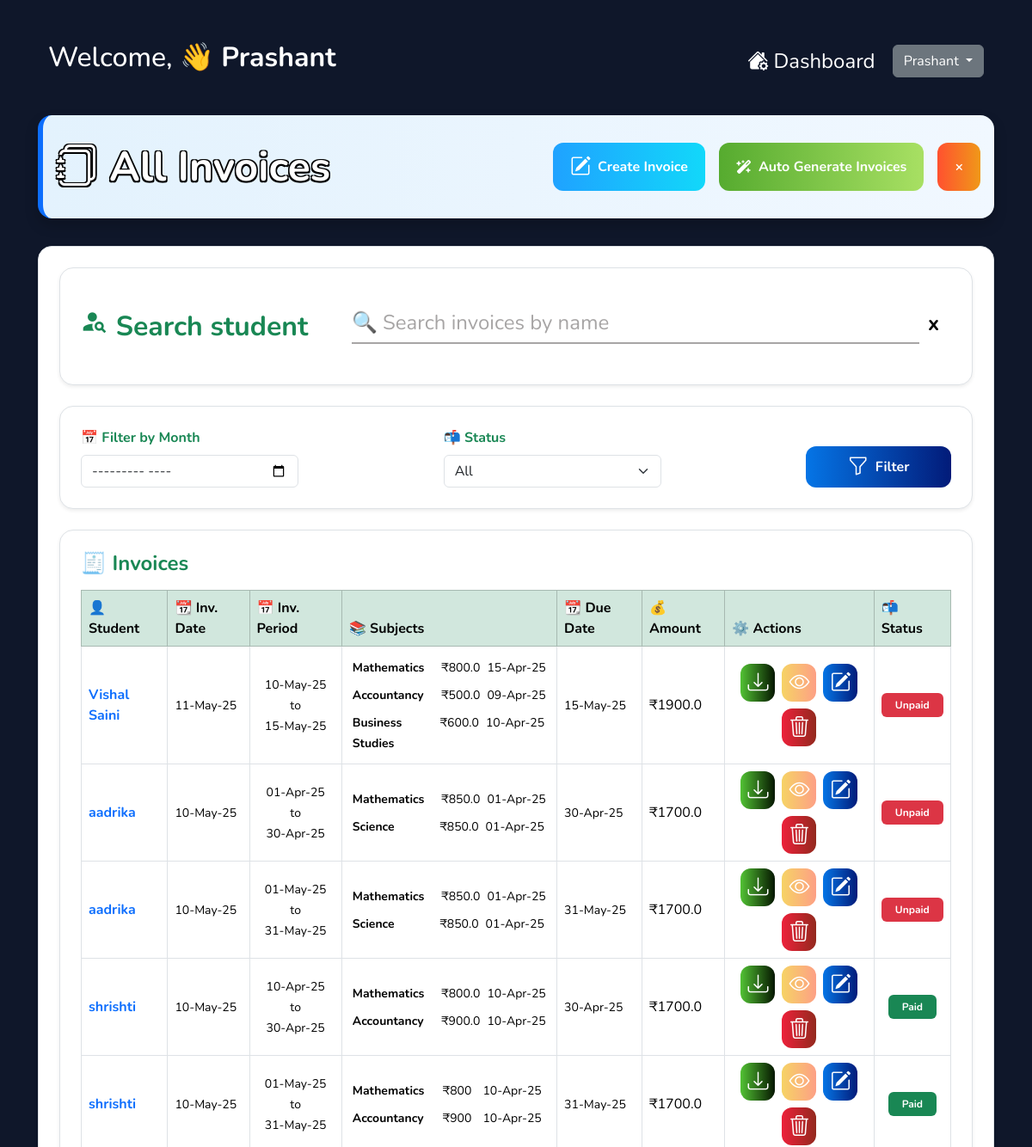
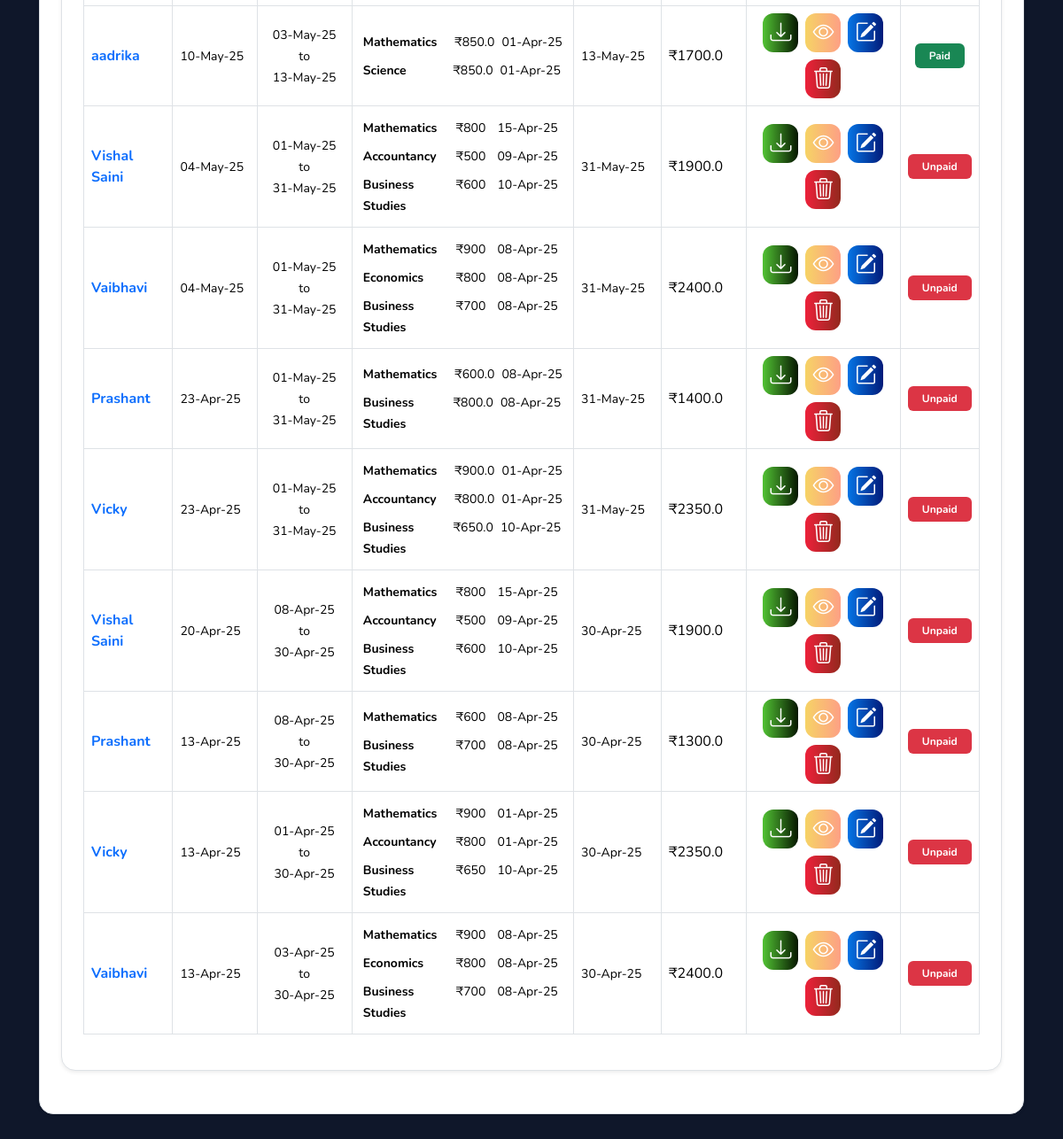
/invoices (signed in), run on the app's committed database (2 pictures, top to bottom).
### models.py (models this page shows, shortened)
class Student(db.Model):
    id = db.Column(db.Integer, primary_key=True)
    name = db.Column(db.String(100), nullable=False)
    class_name = db.Column(db.String(10), nullable=False)
    mobile = db.Column(db.String(15), nullable=False)
    alternate_phone = db.Column(db.String(15))
    email = db.Column(db.String(100))
    school = db.Column(db.String(100))
    joining_date = db.Column(db.Date, nullable=False, default=date.today)
    payment_type = db.Column(db.String(10), nullable=False)  # Monthly or Yearly
    subjects_fees = db.Column(JSON, nullable=False)
    notes = db.Column(db.Text)
    invoices = db.relationship('Invoice', backref='student', lazy=True, cascade="all, delete-orphan")
    def update_subjects_received_till(self):
        for invoice in sorted(self.invoices, key=lambda x: x.to_date, reverse=True):
            if invoice.status == 'paid':
                for subject in invoice.subjects:
                    current = self.subjects_fees.get(subject, {}).get("received_till")
                    to_date_str = invoice.to_date.strftime("%Y-%m-%d")
                    if not current or datetime.strptime(to_date_str, "%Y-%m-%d").date() > datetime.strptime(current, "%Y-%m-%d").date():
                        if subject in self.subjects_fees:
                            self.subjects_fees[subject]["received_till"] = to_date_str
                break  # Only update based on latest paid invoice

class Invoice(db.Model):
    id = db.Column(db.Integer, primary_key=True)
    student_id = db.Column(db.Integer, db.ForeignKey('student.id'), nullable=False)
    invoice_date = db.Column(db.Date, nullable=False, default=datetime.utcnow)  # When invoice is generated
    from_date = db.Column(db.Date, nullable=False)  # Start of invoice period
    to_date = db.Column(db.Date, nullable=False)    # End of invoice period
    fee_received_on = db.Column(db.Date)            # Actual payment date (if received)
    amount = db.Column(db.Float, nullable=False)            # Invoice total
    amount_received = db.Column(db.Float, default=0.0)       # Payment received
    pending = db.Column(db.Float, default=0.0)               # Auto: amount - amount_received
    advance_payment = db.Column(db.String(10))               # 'yes' or 'no'
    payment_mode = db.Column(db.String(20))                  # 'online' or 'cash'
    payment_note = db.Column(db.Text)
    subjects = db.Column(JSON, nullable=False)
    status = db.Column(db.String(20), default='unpaid')      # 'paid' or 'unpaid'
    invoice_note = db.Column(db.Text)
    transactions = db.relationship('PaymentTransaction', back_populates='invoice', lazy=True)
    def update_summary(self):
        total_received = sum(t.amount for t in self.transactions)
        self.amount_received = total_received
        self.pending = self.amount - total_received
        self.fee_received_on = max((t.received_on for t in self.transactions), default=None)
        self.status = 'paid' if self.pending <= 0 else 'unpaid'

### app.py (the view, shortened to what this page needs)
@app.route('/invoices')
def invoices():
    if not session.get('logged_in'):
        return redirect(url_for('login'))
    month = request.args.get('month') or None
    status = request.args.get('status') or None
    invoices_query = Invoice.query
    if status and status.lower() in ['paid', 'unpaid']:
        invoices_query = invoices_query.filter_by(status=status.lower())
    invoices = invoices_query.order_by(Invoice.invoice_date.desc()).all()
    updated_students = set()
    for invoice in invoices:
        invoice.update_summary()
        updated_students.add(invoice.student)  # Avoid redundant updates
    for student in updated_students:
        student.update_subjects_received_till()
    db.session.commit()
    students = Student.query.all()
    return render_template('invoices.html', invoices=invoices, students=students, selected_month=month or '', selected_status=status or '')

### app.py (called while the page is built)
@app.context_processor
def inject_csrf_token():
    return dict(csrf_token=generate_csrf)

@app.template_filter('str_to_date')
def str_to_date(value, format='%Y-%m-%d'):
    try:
        return datetime.strptime(value, format)
    except Exception:
        return value  # Return original if parsing fails

@app.template_filter('format_date')
def format_date(value, format='%d-%b-%Y'):
    try:
        return value.strftime(format)
    except Exception:
        return value

### templates/invoices.html (shortened to what this page needs)
{% extends 'base.html' %}
{% block content %}
<div class="page-head gr-bg-white">
  <div class="fancy-heading"><i class="bi bi-journals fancy-heading"></i> All Invoices</div>
  <div class="d-flex gap-3">
    <button type="button" class="btn-gradient btn-blue" data-bs-toggle="modal" data-bs-target="#studentSearchModal" source="invoices"
        data-back-url="{{ url_for('invoices') }}" onclick="document.getElementById('confirmSelection').dataset.action = 'create-invoice'">
        <i class="bi bi-pencil-square"></i> Create Invoice</button>
      <a href="{{ url_for('generate_invoices') }}" class="btn-gradient btn-green"><i class="fa-solid fa-wand-magic-sparkles"></i> Auto Generate Invoices</a>
      <a href="{{ url_for('dashboard') }}" class="btn-gradient btn-red" title="Close">×</a>
  </div>
</div>
<div class="bg-white border rounded-4 shadow-sm p-4 mb-4">
  <div class="bg-white border rounded-4 shadow-sm p-4 mb-4">
    <div class="search-container mt-3 mb-3">
      <span class="search-text fw-bold"><span class="material-icons fs-2">person_search</span> Search student</span>
      <div class="input-wrapper">
        <input type="text" id="invoiceSearchInput" class="search-input" placeholder="🔍 Search invoices by name">
        <button class="clear-button fw-bold" onclick="clearSearch(event)" tabindex="0">x</button>
      </div>
    </div>
  </div>
  <div class="bg-white border rounded-4 shadow-sm p-4 mb-4 text-success">
    <form method="get" class="d-flex flex-wrap justify-content-between gap-2">
      <div class="col-md-3 fw-bold">
        <label for="month" class="form-label">📅 Filter by Month</label>
        <input type="month" class="form-control" name="month" id="month" value="{{ selected_month }}">
      </div>
      <div class="col-md-3 fw-bold">
        <label for="status" class="form-label">📬 Status</label>
        <select class="form-select" name="status" id="status">
          <option value="">All</option>
        </select>
      </div>
      <div class="col-md-2 d-flex align-items-end">
        <button type="submit" class="icon-gradient gr-bg-blue-h px-4 w-100"><i class="bi bi-funnel"></i> Filter</button>
      </div>
    </form>
  </div>
  {% if invoices %}
  <div class="bg-white border rounded-4 shadow-sm p-4 mb-4">
  <h4 class="mb-3 text-success fw-bold">🧾 Invoices</h4>
    <div class="table-responsive">
      <table class="table table-bordered table-hover align-middle">
        <thead class="table-success">
          <tr>
            <th>👤 Student</th>
            <th>📆 Inv. Date</th>
            <th>📅 Inv. Period</th>
            <th>📚 Subjects</th>
            <th>📆 Due Date</th>
            <th>💰 Amount</th>
            <th>⚙️ Actions</th>
            <th>📬 Status</th>
          </tr>
        </thead>
        <tbody>
          {% for invoice in invoices %}
          <tr class="invoice-row" data-name="{{ invoice.student.name | lower }}">
            <td><a href="{{ url_for('view_student', student_id=invoice.student.id, from_='invoices') }}"><strong>{{ invoice.student.name }}</strong></a></td>
            <td><small>{{ invoice.invoice_date.strftime('%d-%b-%y') }}</small></td>
            <td class="text-center"><div><small>{{ invoice.from_date.strftime('%d-%b-%y') }}</small></div><div><small>to</small></div><div><small>{{ invoice.to_date.strftime('%d-%b-%y') }}</small></div></td>
            <td>
              {% for subject, details in invoice.subjects.items() %}
              <table class="table table-borderless table-sm mb-0" style="width: 100%;">
                <tr>
                  <td style="width: 45%;"><small><strong>{{ subject }}</strong></small></td>
                  <td style="width: 20%;"><small>₹{{ details.fee }}</small></td>
                  <td style="width: 35%;"><small>{{ details.start_date | str_to_date | format_date('%d-%b-%y') }}</small></td>
                </tr>
              </table>
              {% endfor %}
            </td>
            <td><small>{{ invoice.to_date.strftime('%d-%b-%y') }}</small></td>
            <td>₹{{ invoice.amount }}</td>
            <td class="text-center">
            <div class="d-flex flex-wrap gap-2 justify-content-center">
              <a href="{{ url_for('invoice_pdf', invoice_id=invoice.id) }}" class="icon-gradient gr-bg-green-h act-btn" title="Download PDF"><i class="bi bi-download"></i></a>
              <a href="{{ url_for('view_invoice', invoice_id=invoice.id) }}" class="icon-gradient gr-bg-orange act-btn" title="View Invoice"><i class="bi bi-eye"></i></a>
              <a href="{{ url_for('edit_invoice', invoice_id=invoice.id, source='invoices') }}" class="icon-gradient gr-bg-blue-h act-btn" title="Edit Invoice"><i class="bi bi-pencil-square"></i></a>
              <form method="POST" action="{{ url_for('delete_invoice', invoice_id=invoice.id) }}" style="display:inline;"
                onsubmit="return confirm('Are you sure you want to delete this invoice?');">
                <button type="submit" class="icon-gradient gr-bg-red-h act-btn" title="Delete Invoice"><i class="bi bi-trash3"></i></button>
              </form>
              </div>
            </td>
            <td class="text-center"><span class="badge status-badge px-3 py-2 bg-{{ 'success' if invoice.status == 'paid' else 'danger' }}">{{ invoice.status.capitalize() }}</span>
            </td>
          </tr>
          {% endfor %}
        </tbody>
      </table>
    </div>
  </div>
  {% else %}
  <div class="alert alert-info mt-4">No invoices found.</div>
  {% endif %}
</div>
{% endblock %}

### templates/base.html (shortened to what this page needs)
<!DOCTYPE html>
<html lang="en">
<head>
  <link href="https://cdn.jsdelivr.net/npm/bootstrap@5.3.2/dist/css/bootstrap.min.css" rel="stylesheet" />
  <link href="https://cdn.jsdelivr.net/npm/bootstrap-icons@1.10.5/font/bootstrap-icons.css" rel="stylesheet">
  <link rel="stylesheet" href="https://cdnjs.cloudflare.com/ajax/libs/font-awesome/6.5.0/css/all.min.css">
  <link rel="stylesheet" href="{{ url_for('static', filename='css/style.css') }}">
</head>
<body>
{% if not hide_navbar %}
<div class="d-flex justify-content-between align-items-center px-4 py-3 text-white" style="background-color: transparent;">
  <div class="fs-4"><h2>Welcome, 👋 <strong>{{ session['name'] }}</strong></h2></div>
  <div class="dropdown">
    <a href="{{ url_for('dashboard') }}" class="text-white fs-4 me-3 align-middle"><i class="bi bi-house-gear-fill"></i> Dashboard</a>
    <button class="btn btn-secondary dropdown-toggle" type="button" id="dropdownMenuButton" data-bs-toggle="dropdown" aria-expanded="false">
      {{ session['name'] }}
    </button>
  </div>
</div>
{% endif %}
<div class="container mt-4">
  {% block content %}{% endblock %}
</div>
</body>
</html>

### static/css/style.css (style rules this page uses)
body { background: #0f172a; font-family: 'Nunito', sans-serif; color: white; margin: 0; padding: 2rem; }
a { text-decoration: none; }
.bi { font-size: 1.5rem; }
.page-head { border-radius: 16px; padding: 1.5rem 1rem; box-shadow: 0 8px 16px rgba(0, 0, 0, 0.2); transition: all 0.5s ease; display: flex; justify-content: space-between; align-items: center; margin-bottom: 2rem; border-left: 6px solid #0d6efd; }
.fancy-heading { font-family: 'Nunito', sans-serif; font-weight: 700; font-size: 3rem; text-align: center; text-shadow: 1px 1px 3px rgba(13, 110, 253, 0.3); color: white; text-shadow: -1.5px -1.5px 0 #000, 1.5px -1.5px 0 #000, -1.5px 1.5px 0 #000, 1.5px 1.5px 0 #000; }
.btn-gradient { border: none; color: white; padding: 10px 20px; border-radius: 12px; font-weight: bold; cursor: pointer; transition: all 0.3s ease-in-out; font-size: 1rem; display: inline-flex; align-items: center; justify-content: center; gap: 0.5rem; }
.btn-green { background: linear-gradient(to right, #56ab2f, #a8e063); }
.btn-red { background: linear-gradient(to right, #ff512f, #f09819); }
.btn-blue { background: linear-gradient(to right, #1fa2ff, #12d8fa); }
.gr-bg-green-h { background: linear-gradient(to right, #52c234, #061700); }
.gr-bg-red-h { background: linear-gradient(to right, #ed213a, #93291e); }
.gr-bg-blue-h { background: linear-gradient(to right, #0575e6, #021b79); }
.gr-bg-orange { background: linear-gradient(to right, #f6d365, #fda085); }
.gr-bg-white { background: linear-gradient(to right, #e3f2fd, #f1f8ff); }
.search-container { display: flex; align-items: center; margin-bottom: 4%; background-color: transparent; }
.search-text { margin-right: 5%; color: rgb(25, 135, 84); font-size: 32px; }
.input-wrapper { flex-grow: 1; border-bottom: 2px solid #fff; display: flex; align-items: center; padding-bottom: 5px; border-radius: 10px; }
.search-input { flex-grow: 1; border: none; border-bottom: 2px solid #a7a5a5; outline: none; padding: 5px 0; font-size: 24px; background-color: transparent; background: transparent; color: #000000; }
.search-input::placeholder { color: #a7a5a5; }
.clear-button { background: none; border: none; color: #000; cursor: pointer; font-size: 24px; padding: 0; margin-left: 10px; margin-right: 2%; }
.icon-gradient { border: none; color: white; padding: 6px 12px; border-radius: 12px; font-weight: bold; cursor: pointer; transition: all 0.3s ease-in-out; font-size: 1rem; display: inline-flex; align-items: center; justify-content: center; gap: 0.5rem; }
.act-btn { padding: 4px 8px !important; }

### data on the page
Student: name "Prashant"
Invoice: student.name "Vishal Saini", invoice_date "11-May-25", from_date "10-May-25", to_date "15-May-25", subjects "Mathematics" "Accountancy" "Business Studies", fee "800.0" "500.0" "600.0", start_date|str_to_date "15-Apr-25" "09-Apr-25" "10-Apr-25", amount "1900.0", status "Unpaid"
Invoice: student.name "aadrika", invoice_date "10-May-25", from_date "01-Apr-25", to_date "30-Apr-25", subjects "Mathematics" "Science", fee "850.0" "850.0", start_date|str_to_date "01-Apr-25" "01-Apr-25", amount "1700.0", status "Unpaid"
Invoice: student.name "aadrika", invoice_date "10-May-25", from_date "01-May-25", to_date "31-May-25", subjects "Mathematics" "Science", fee "850.0" "850.0", start_date|str_to_date "01-Apr-25" "01-Apr-25", amount "1700.0", status "Unpaid"
Invoice: student.name "shrishti", invoice_date "10-May-25", from_date "10-Apr-25", to_date "30-Apr-25", subjects "Mathematics" "Accountancy", fee "800.0" "900.0", start_date|str_to_date "10-Apr-25" "10-Apr-25", amount "1700.0", status "Paid"
Invoice: student.name "shrishti", invoice_date "10-May-25", from_date "01-May-25", to_date "31-May-25", subjects "Mathematics" "Accountancy", fee "800" "900", start_date|str_to_date "10-Apr-25" "10-Apr-25", amount "1700.0", status "Paid"
Invoice: student.name "aadrika", invoice_date "10-May-25", from_date "03-May-25", to_date "13-May-25", subjects "Mathematics" "Science", fee "850.0" "850.0", start_date|str_to_date "01-Apr-25" "01-Apr-25", amount "1700.0", status "Paid"
Invoice: student.name "Vishal Saini", invoice_date "04-May-25", from_date "01-May-25", to_date "31-May-25", subjects "Mathematics" "Accountancy" "Business Studies", fee "800" "500" "600", start_date|str_to_date "15-Apr-25" "09-Apr-25" "10-Apr-25", amount "1900.0", status "Unpaid"
Invoice: student.name "Vaibhavi", invoice_date "04-May-25", from_date "01-May-25", to_date "31-May-25", subjects "Mathematics" "Economics" "Business Studies", fee "900" "800" "700", start_date|str_to_date "08-Apr-25" "08-Apr-25" "08-Apr-25", amount "2400.0", status "Unpaid"
Invoice: student.name "Prashant", invoice_date "23-Apr-25", from_date "01-May-25", to_date "31-May-25", subjects "Mathematics" "Business Studies", fee "600.0" "800.0", start_date|str_to_date "08-Apr-25" "08-Apr-25", amount "1400.0", status "Unpaid"
Invoice: student.name "Vicky", invoice_date "23-Apr-25", from_date "01-May-25", to_date "31-May-25", subjects "Mathematics" "Accountancy" "Business Studies", fee "900.0" "800.0" "650.0", start_date|str_to_date "01-Apr-25" "01-Apr-25" "10-Apr-25", amount "2350.0", status "Unpaid"
Invoice: student.name "Vishal Saini", invoice_date "20-Apr-25", from_date "08-Apr-25", to_date "30-Apr-25", subjects "Mathematics" "Accountancy" "Business Studies", fee "800" "500" "600", start_date|str_to_date "15-Apr-25" "09-Apr-25" "10-Apr-25", amount "1900.0", status "Unpaid"
Invoice: student.name "Prashant", invoice_date "13-Apr-25", from_date "08-Apr-25", to_date "30-Apr-25", subjects "Mathematics" "Business Studies", fee "600" "700", start_date|str_to_date "08-Apr-25" "08-Apr-25", amount "1300.0", status "Unpaid"
Invoice: student.name "Vicky", invoice_date "13-Apr-25", from_date "01-Apr-25", to_date "30-Apr-25", subjects "Mathematics" "Accountancy" "Business Studies", fee "900" "800" "650", start_date|str_to_date "01-Apr-25" "01-Apr-25" "10-Apr-25", amount "2350.0", status "Unpaid"
Invoice: student.name "Vaibhavi", invoice_date "13-Apr-25", from_date "03-Apr-25", to_date "30-Apr-25", subjects "Mathematics" "Economics" "Business Studies", fee "900" "800" "700", start_date|str_to_date "08-Apr-25" "08-Apr-25" "08-Apr-25", amount "2400.0", status "Unpaid"
